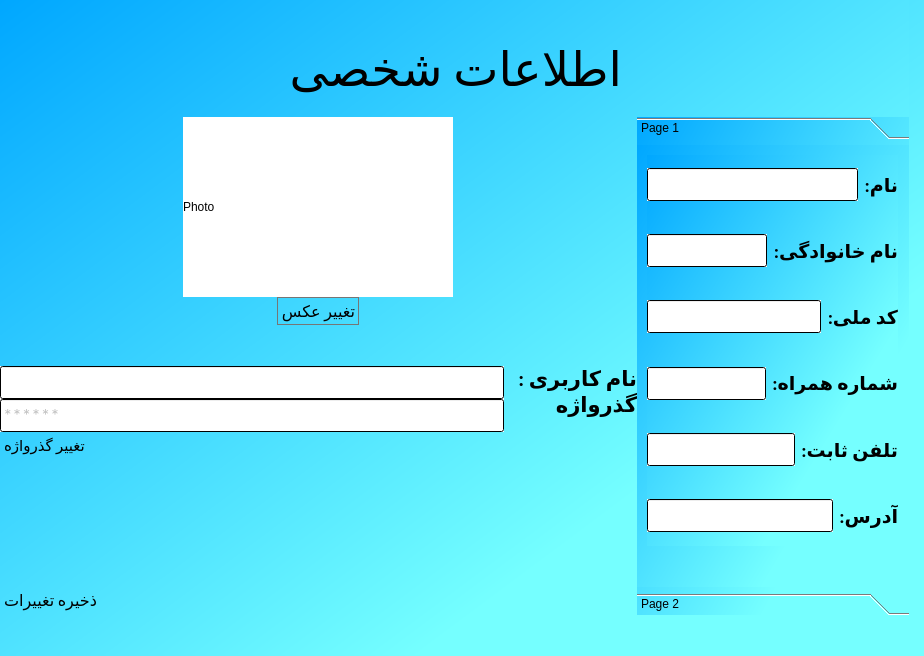
<?xml version="1.0" encoding="UTF-8"?>
<ui version="4.0">
 <class>Profile</class>
 <widget class="QDialog" name="Profile">
  <property name="geometry">
   <rect>
    <x>0</x>
    <y>0</y>
    <width>924</width>
    <height>656</height>
   </rect>
  </property>
  <property name="minimumSize">
   <size>
    <width>924</width>
    <height>656</height>
   </size>
  </property>
  <property name="maximumSize">
   <size>
    <width>924</width>
    <height>656</height>
   </size>
  </property>
  <property name="windowTitle">
   <string>پروفایل</string>
  </property>
  <property name="windowIcon">
   <iconset>
    <normalon>:/files/icons8_change_48px.png</normalon>
   </iconset>
  </property>
  <property name="styleSheet">
   <string notr="true">background-color: qlineargradient(spread:pad, x1:0, y1:0, x2:0.739, y2:0.71, stop:0 rgba(0, 167, 255, 255), stop:1 rgba(117, 255, 255, 255));</string>
  </property>
  <widget class="QWidget" name="layoutWidget">
   <property name="geometry">
    <rect>
     <x>0</x>
     <y>0</y>
     <width>909</width>
     <height>655</height>
    </rect>
   </property>
   <layout class="QHBoxLayout" name="horizontalLayout_10">
    <property name="spacing">
     <number>0</number>
    </property>
    <item>
     <layout class="QVBoxLayout" name="verticalLayout_10">
      <item>
       <spacer name="verticalSpacer_4">
        <property name="orientation">
         <enum>Qt::Vertical</enum>
        </property>
        <property name="sizeType">
         <enum>QSizePolicy::Minimum</enum>
        </property>
        <property name="sizeHint" stdset="0">
         <size>
          <width>20</width>
          <height>40</height>
         </size>
        </property>
       </spacer>
      </item>
      <item>
       <layout class="QHBoxLayout" name="horizontalLayout_7">
        <item>
         <spacer name="horizontalSpacer_8">
          <property name="orientation">
           <enum>Qt::Horizontal</enum>
          </property>
          <property name="sizeHint" stdset="0">
           <size>
            <width>40</width>
            <height>20</height>
           </size>
          </property>
         </spacer>
        </item>
        <item>
         <layout class="QVBoxLayout" name="verticalLayout">
          <item>
           <widget class="QLabel" name="Personalinformation">
            <property name="font">
             <font>
              <family>Calibri</family>
              <pointsize>36</pointsize>
             </font>
            </property>
            <property name="styleSheet">
             <string notr="true">background-color: qlineargradient(spread:pad, x1:0, y1:0, x2:1, y2:1, stop:0 rgba(0, 0, 0, 0), stop:1 rgba(255, 255, 255, 0));</string>
            </property>
            <property name="text">
             <string>اطلاعات شخصی</string>
            </property>
           </widget>
          </item>
         </layout>
        </item>
        <item>
         <spacer name="horizontalSpacer_9">
          <property name="orientation">
           <enum>Qt::Horizontal</enum>
          </property>
          <property name="sizeHint" stdset="0">
           <size>
            <width>40</width>
            <height>20</height>
           </size>
          </property>
         </spacer>
        </item>
       </layout>
      </item>
      <item>
       <spacer name="verticalSpacer_6">
        <property name="orientation">
         <enum>Qt::Vertical</enum>
        </property>
        <property name="sizeType">
         <enum>QSizePolicy::Minimum</enum>
        </property>
        <property name="sizeHint" stdset="0">
         <size>
          <width>20</width>
          <height>18</height>
         </size>
        </property>
       </spacer>
      </item>
      <item>
       <layout class="QHBoxLayout" name="horizontalLayout_8">
        <item>
         <layout class="QHBoxLayout" name="horizontalLayout">
          <item>
           <layout class="QVBoxLayout" name="verticalLayout_9">
            <item>
             <layout class="QVBoxLayout" name="verticalLayout_8">
              <item>
               <layout class="QVBoxLayout" name="verticalLayout_5">
                <item>
                 <layout class="QHBoxLayout" name="horizontalLayout_4">
                  <item>
                   <layout class="QHBoxLayout" name="horizontalLayout_2">
                    <item>
                     <spacer name="horizontalSpacer">
                      <property name="orientation">
                       <enum>Qt::Horizontal</enum>
                      </property>
                      <property name="sizeType">
                       <enum>QSizePolicy::Minimum</enum>
                      </property>
                      <property name="sizeHint" stdset="0">
                       <size>
                        <width>40</width>
                        <height>20</height>
                       </size>
                      </property>
                     </spacer>
                    </item>
                    <item>
                     <widget class="QLabel" name="photoLable">
                      <property name="sizePolicy">
                       <sizepolicy hsizetype="Fixed" vsizetype="Fixed">
                        <horstretch>0</horstretch>
                        <verstretch>0</verstretch>
                       </sizepolicy>
                      </property>
                      <property name="minimumSize">
                       <size>
                        <width>270</width>
                        <height>180</height>
                       </size>
                      </property>
                      <property name="maximumSize">
                       <size>
                        <width>250</width>
                        <height>180</height>
                       </size>
                      </property>
                      <property name="styleSheet">
                       <string notr="true">background-color: qlineargradient(spread:pad, x1:0, y1:0, x2:1, y2:1, stop:0 rgba(255, 255, 255, 255));</string>
                      </property>
                      <property name="text">
                       <string>Photo</string>
                      </property>
                     </widget>
                    </item>
                    <item>
                     <spacer name="horizontalSpacer_2">
                      <property name="orientation">
                       <enum>Qt::Horizontal</enum>
                      </property>
                      <property name="sizeType">
                       <enum>QSizePolicy::Minimum</enum>
                      </property>
                      <property name="sizeHint" stdset="0">
                       <size>
                        <width>40</width>
                        <height>20</height>
                       </size>
                      </property>
                     </spacer>
                    </item>
                   </layout>
                  </item>
                 </layout>
                </item>
                <item>
                 <layout class="QHBoxLayout" name="horizontalLayout_9">
                  <item>
                   <spacer name="horizontalSpacer_4">
                    <property name="orientation">
                     <enum>Qt::Horizontal</enum>
                    </property>
                    <property name="sizeHint" stdset="0">
                     <size>
                      <width>40</width>
                      <height>20</height>
                     </size>
                    </property>
                   </spacer>
                  </item>
                  <item>
                   <widget class="QPushButton" name="pic_change">
                    <property name="font">
                     <font>
                      <family>Calibri</family>
                      <pointsize>12</pointsize>
                     </font>
                    </property>
                    <property name="cursor">
                     <cursorShape>PointingHandCursor</cursorShape>
                    </property>
                    <property name="text">
                     <string>تغییر عکس</string>
                    </property>
                    <property name="icon">
                     <iconset resource="resources.qrc">
                      <normaloff>:/files/icons8_picture_80px.png</normaloff>:/files/icons8_picture_80px.png</iconset>
                    </property>
                    <property name="iconSize">
                     <size>
                      <width>25</width>
                      <height>25</height>
                     </size>
                    </property>
                    <property name="flat">
                     <bool>true</bool>
                    </property>
                   </widget>
                  </item>
                  <item>
                   <spacer name="horizontalSpacer_5">
                    <property name="orientation">
                     <enum>Qt::Horizontal</enum>
                    </property>
                    <property name="sizeHint" stdset="0">
                     <size>
                      <width>40</width>
                      <height>20</height>
                     </size>
                    </property>
                   </spacer>
                  </item>
                 </layout>
                </item>
                <item>
                 <spacer name="verticalSpacer_2">
                  <property name="orientation">
                   <enum>Qt::Vertical</enum>
                  </property>
                  <property name="sizeHint" stdset="0">
                   <size>
                    <width>20</width>
                    <height>40</height>
                   </size>
                  </property>
                 </spacer>
                </item>
               </layout>
              </item>
              <item>
               <layout class="QHBoxLayout" name="horizontalLayout_5">
                <item>
                 <layout class="QVBoxLayout" name="verticalLayout_4">
                  <item>
                   <widget class="QLineEdit" name="usernameLable">
                    <property name="enabled">
                     <bool>false</bool>
                    </property>
                    <property name="font">
                     <font>
                      <family>Calibri</family>
                      <pointsize>14</pointsize>
                     </font>
                    </property>
                    <property name="styleSheet">
                     <string notr="true">background-color: qlineargradient(spread:pad, x1:0, y1:0, x2:1, y2:1, stop:0 rgba(255, 255, 255, 255));</string>
                    </property>
                   </widget>
                  </item>
                  <item>
                   <widget class="QLineEdit" name="passwordLable">
                    <property name="enabled">
                     <bool>false</bool>
                    </property>
                    <property name="font">
                     <font>
                      <family>Calibri</family>
                      <pointsize>14</pointsize>
                     </font>
                    </property>
                    <property name="styleSheet">
                     <string notr="true">background-color: qlineargradient(spread:pad, x1:0, y1:0, x2:1, y2:1, stop:0 rgba(255, 255, 255, 255));</string>
                    </property>
                    <property name="text">
                     <string>******</string>
                    </property>
                   </widget>
                  </item>
                  <item>
                   <layout class="QHBoxLayout" name="horizontalLayout_3">
                    <item>
                     <widget class="QPushButton" name="Chenge_pass">
                      <property name="font">
                       <font>
                        <family>Calibri</family>
                        <pointsize>11</pointsize>
                       </font>
                      </property>
                      <property name="cursor">
                       <cursorShape>PointingHandCursor</cursorShape>
                      </property>
                      <property name="text">
                       <string>تغییر گذرواژه</string>
                      </property>
                      <property name="icon">
                       <iconset resource="resources.qrc">
                        <normaloff>:/files/icons8_password_48px.png</normaloff>:/files/icons8_password_48px.png</iconset>
                      </property>
                      <property name="iconSize">
                       <size>
                        <width>25</width>
                        <height>25</height>
                       </size>
                      </property>
                      <property name="flat">
                       <bool>true</bool>
                      </property>
                     </widget>
                    </item>
                    <item>
                     <spacer name="horizontalSpacer_3">
                      <property name="orientation">
                       <enum>Qt::Horizontal</enum>
                      </property>
                      <property name="sizeHint" stdset="0">
                       <size>
                        <width>40</width>
                        <height>20</height>
                       </size>
                      </property>
                     </spacer>
                    </item>
                   </layout>
                  </item>
                 </layout>
                </item>
                <item>
                 <layout class="QVBoxLayout" name="verticalLayout_7">
                  <item>
                   <widget class="QLabel" name="Email">
                    <property name="font">
                     <font>
                      <family>Calibri</family>
                      <pointsize>16</pointsize>
                      <weight>75</weight>
                      <bold>true</bold>
                     </font>
                    </property>
                    <property name="styleSheet">
                     <string notr="true">background-color: qlineargradient(spread:pad, x1:0, y1:0, x2:1, y2:1, stop:0 rgba(0, 0, 0, 0), stop:1 rgba(255, 255, 255, 0));</string>
                    </property>
                    <property name="text">
                     <string>نام کاربری :   </string>
                    </property>
                   </widget>
                  </item>
                  <item>
                   <widget class="QLabel" name="pass">
                    <property name="font">
                     <font>
                      <family>Calibri</family>
                      <pointsize>16</pointsize>
                      <weight>75</weight>
                      <bold>true</bold>
                     </font>
                    </property>
                    <property name="styleSheet">
                     <string notr="true">background-color: qlineargradient(spread:pad, x1:0, y1:0, x2:1, y2:1, stop:0 rgba(0, 0, 0, 0), stop:1 rgba(255, 255, 255, 0));</string>
                    </property>
                    <property name="text">
                     <string>گذرواژه</string>
                    </property>
                   </widget>
                  </item>
                  <item>
                   <spacer name="verticalSpacer">
                    <property name="orientation">
                     <enum>Qt::Vertical</enum>
                    </property>
                    <property name="sizeHint" stdset="0">
                     <size>
                      <width>20</width>
                      <height>40</height>
                     </size>
                    </property>
                   </spacer>
                  </item>
                 </layout>
                </item>
               </layout>
              </item>
             </layout>
            </item>
            <item>
             <spacer name="verticalSpacer_3">
              <property name="orientation">
               <enum>Qt::Vertical</enum>
              </property>
              <property name="sizeHint" stdset="0">
               <size>
                <width>20</width>
                <height>40</height>
               </size>
              </property>
             </spacer>
            </item>
            <item>
             <layout class="QHBoxLayout" name="horizontalLayout_6">
              <item>
               <widget class="QPushButton" name="save">
                <property name="font">
                 <font>
                  <family>Calibri</family>
                  <pointsize>12</pointsize>
                 </font>
                </property>
                <property name="cursor">
                 <cursorShape>PointingHandCursor</cursorShape>
                </property>
                <property name="text">
                 <string>ذخیره تغییرات</string>
                </property>
                <property name="icon">
                 <iconset resource="resources.qrc">
                  <normaloff>:/files/icons8_save_64px.png</normaloff>:/files/icons8_save_64px.png</iconset>
                </property>
                <property name="iconSize">
                 <size>
                  <width>25</width>
                  <height>25</height>
                 </size>
                </property>
                <property name="flat">
                 <bool>true</bool>
                </property>
               </widget>
              </item>
              <item>
               <spacer name="horizontalSpacer_6">
                <property name="orientation">
                 <enum>Qt::Horizontal</enum>
                </property>
                <property name="sizeHint" stdset="0">
                 <size>
                  <width>40</width>
                  <height>20</height>
                 </size>
                </property>
               </spacer>
              </item>
              <item>
               <spacer name="horizontalSpacer_7">
                <property name="orientation">
                 <enum>Qt::Horizontal</enum>
                </property>
                <property name="sizeHint" stdset="0">
                 <size>
                  <width>40</width>
                  <height>20</height>
                 </size>
                </property>
               </spacer>
              </item>
             </layout>
            </item>
           </layout>
          </item>
          <item>
           <widget class="QToolBox" name="toolBox">
            <property name="maximumSize">
             <size>
              <width>272</width>
              <height>16777215</height>
             </size>
            </property>
            <property name="currentIndex">
             <number>0</number>
            </property>
            <widget class="QWidget" name="page_1">
             <property name="geometry">
              <rect>
               <x>0</x>
               <y>0</y>
               <width>272</width>
               <height>408</height>
              </rect>
             </property>
             <attribute name="label">
              <string>Page 1</string>
             </attribute>
             <widget class="QWidget" name="layoutWidget_2">
              <property name="geometry">
               <rect>
                <x>10</x>
                <y>10</y>
                <width>251</width>
                <height>391</height>
               </rect>
              </property>
              <layout class="QVBoxLayout" name="verticalLayout_6">
               <item>
                <layout class="QHBoxLayout" name="horizontalLayout_17">
                 <item>
                  <widget class="QLineEdit" name="nameLable1">
                   <property name="font">
                    <font>
                     <family>Calibri</family>
                     <pointsize>14</pointsize>
                     <weight>50</weight>
                     <italic>false</italic>
                     <bold>false</bold>
                     <underline>false</underline>
                    </font>
                   </property>
                   <property name="styleSheet">
                    <string notr="true">background-color: qlineargradient(spread:pad, x1:0, y1:0, x2:1, y2:1, stop:0 rgba(255, 255, 255, 255));</string>
                   </property>
                   <property name="text">
                    <string/>
                   </property>
                  </widget>
                 </item>
                 <item>
                  <widget class="QLabel" name="name_2">
                   <property name="font">
                    <font>
                     <family>Calibri</family>
                     <pointsize>14</pointsize>
                     <weight>75</weight>
                     <italic>false</italic>
                     <bold>true</bold>
                     <underline>false</underline>
                     <strikeout>false</strikeout>
                     <stylestrategy>PreferDefault</stylestrategy>
                     <kerning>true</kerning>
                    </font>
                   </property>
                   <property name="styleSheet">
                    <string notr="true">background-color: qlineargradient(spread:pad, x1:0, y1:0, x2:1, y2:1, stop:0 rgba(0, 0, 0, 0), stop:1 rgba(255, 255, 255, 0));</string>
                   </property>
                   <property name="text">
                    <string>نام:</string>
                   </property>
                  </widget>
                 </item>
                </layout>
               </item>
               <item>
                <layout class="QHBoxLayout" name="horizontalLayout_20">
                 <property name="sizeConstraint">
                  <enum>QLayout::SetDefaultConstraint</enum>
                 </property>
                 <property name="leftMargin">
                  <number>0</number>
                 </property>
                 <item>
                  <widget class="QLineEdit" name="nameLable2">
                   <property name="font">
                    <font>
                     <family>Calibri</family>
                     <pointsize>14</pointsize>
                    </font>
                   </property>
                   <property name="styleSheet">
                    <string notr="true">background-color: qlineargradient(spread:pad, x1:0, y1:0, x2:1, y2:1, stop:0 rgba(255, 255, 255, 255));</string>
                   </property>
                  </widget>
                 </item>
                 <item>
                  <widget class="QLabel" name="family_2">
                   <property name="maximumSize">
                    <size>
                     <width>16777215</width>
                     <height>16777215</height>
                    </size>
                   </property>
                   <property name="font">
                    <font>
                     <family>Calibri</family>
                     <pointsize>14</pointsize>
                     <weight>75</weight>
                     <bold>true</bold>
                    </font>
                   </property>
                   <property name="styleSheet">
                    <string notr="true">background-color: qlineargradient(spread:pad, x1:0, y1:0, x2:1, y2:1, stop:0 rgba(0, 0, 0, 0), stop:1 rgba(255, 255, 255, 0));</string>
                   </property>
                   <property name="text">
                    <string>نام خانوادگی:</string>
                   </property>
                  </widget>
                 </item>
                </layout>
               </item>
               <item>
                <layout class="QHBoxLayout" name="horizontalLayout_15">
                 <item>
                  <widget class="QLineEdit" name="idLable">
                   <property name="font">
                    <font>
                     <family>Calibri</family>
                     <pointsize>14</pointsize>
                    </font>
                   </property>
                   <property name="styleSheet">
                    <string notr="true">background-color: qlineargradient(spread:pad, x1:0, y1:0, x2:1, y2:1, stop:0 rgba(255, 255, 255, 255));</string>
                   </property>
                  </widget>
                 </item>
                 <item>
                  <widget class="QLabel" name="ID_2">
                   <property name="font">
                    <font>
                     <family>Calibri</family>
                     <pointsize>14</pointsize>
                     <weight>75</weight>
                     <bold>true</bold>
                    </font>
                   </property>
                   <property name="styleSheet">
                    <string notr="true">background-color: qlineargradient(spread:pad, x1:0, y1:0, x2:1, y2:1, stop:0 rgba(0, 0, 0, 0), stop:1 rgba(255, 255, 255, 0));</string>
                   </property>
                   <property name="text">
                    <string>کد ملی:</string>
                   </property>
                  </widget>
                 </item>
                </layout>
               </item>
               <item>
                <layout class="QHBoxLayout" name="horizontalLayout_14">
                 <item>
                  <widget class="QLineEdit" name="pnumberLable">
                   <property name="font">
                    <font>
                     <family>Calibri</family>
                     <pointsize>14</pointsize>
                    </font>
                   </property>
                   <property name="styleSheet">
                    <string notr="true">background-color: qlineargradient(spread:pad, x1:0, y1:0, x2:1, y2:1, stop:0 rgba(255, 255, 255, 255));</string>
                   </property>
                  </widget>
                 </item>
                 <item>
                  <widget class="QLabel" name="Tell_number_2">
                   <property name="font">
                    <font>
                     <family>Calibri</family>
                     <pointsize>14</pointsize>
                     <weight>75</weight>
                     <bold>true</bold>
                    </font>
                   </property>
                   <property name="styleSheet">
                    <string notr="true">background-color: qlineargradient(spread:pad, x1:0, y1:0, x2:1, y2:1, stop:0 rgba(0, 0, 0, 0), stop:1 rgba(255, 255, 255, 0));</string>
                   </property>
                   <property name="text">
                    <string>شماره همراه:</string>
                   </property>
                  </widget>
                 </item>
                </layout>
               </item>
               <item>
                <layout class="QHBoxLayout" name="horizontalLayout_12">
                 <item>
                  <widget class="QLineEdit" name="lnumberLable">
                   <property name="font">
                    <font>
                     <family>Calibri</family>
                     <pointsize>14</pointsize>
                    </font>
                   </property>
                   <property name="styleSheet">
                    <string notr="true">background-color: qlineargradient(spread:pad, x1:0, y1:0, x2:1, y2:1, stop:0 rgba(255, 255, 255, 255));</string>
                   </property>
                  </widget>
                 </item>
                 <item>
                  <widget class="QLabel" name="Tell_number2_2">
                   <property name="font">
                    <font>
                     <family>Calibri</family>
                     <pointsize>14</pointsize>
                     <weight>75</weight>
                     <bold>true</bold>
                    </font>
                   </property>
                   <property name="styleSheet">
                    <string notr="true">background-color: qlineargradient(spread:pad, x1:0, y1:0, x2:1, y2:1, stop:0 rgba(0, 0, 0, 0), stop:1 rgba(255, 255, 255, 0));</string>
                   </property>
                   <property name="text">
                    <string>تلفن ثابت:</string>
                   </property>
                  </widget>
                 </item>
                </layout>
               </item>
               <item>
                <layout class="QHBoxLayout" name="horizontalLayout_18">
                 <item>
                  <widget class="QLineEdit" name="addressLable">
                   <property name="font">
                    <font>
                     <family>Calibri</family>
                     <pointsize>14</pointsize>
                    </font>
                   </property>
                   <property name="styleSheet">
                    <string notr="true">background-color: qlineargradient(spread:pad, x1:0, y1:0, x2:1, y2:1, stop:0 rgba(255, 255, 255, 255));</string>
                   </property>
                  </widget>
                 </item>
                 <item>
                  <widget class="QLabel" name="Adress_2">
                   <property name="font">
                    <font>
                     <family>Calibri</family>
                     <pointsize>14</pointsize>
                     <weight>75</weight>
                     <bold>true</bold>
                    </font>
                   </property>
                   <property name="styleSheet">
                    <string notr="true">background-color: qlineargradient(spread:pad, x1:0, y1:0, x2:1, y2:1, stop:0 rgba(0, 0, 0, 0), stop:1 rgba(255, 255, 255, 0));</string>
                   </property>
                   <property name="text">
                    <string>آدرس:</string>
                   </property>
                  </widget>
                 </item>
                </layout>
               </item>
              </layout>
             </widget>
            </widget>
            <widget class="QWidget" name="page_2">
             <property name="geometry">
              <rect>
               <x>0</x>
               <y>0</y>
               <width>272</width>
               <height>408</height>
              </rect>
             </property>
             <attribute name="label">
              <string>Page 2</string>
             </attribute>
             <widget class="QWidget" name="layoutWidget_3">
              <property name="geometry">
               <rect>
                <x>10</x>
                <y>10</y>
                <width>285</width>
                <height>391</height>
               </rect>
              </property>
              <layout class="QVBoxLayout" name="verticalLayout_11">
               <item>
                <layout class="QHBoxLayout" name="horizontalLayout_23">
                 <item>
                  <widget class="QLineEdit" name="unitLable">
                   <property name="enabled">
                    <bool>false</bool>
                   </property>
                   <property name="sizePolicy">
                    <sizepolicy hsizetype="Fixed" vsizetype="Fixed">
                     <horstretch>0</horstretch>
                     <verstretch>0</verstretch>
                    </sizepolicy>
                   </property>
                   <property name="font">
                    <font>
                     <family>Calibri</family>
                     <pointsize>14</pointsize>
                    </font>
                   </property>
                   <property name="styleSheet">
                    <string notr="true">background-color: qlineargradient(spread:pad, x1:0, y1:0, x2:1, y2:1, stop:0 rgba(255, 255, 255, 255));</string>
                   </property>
                  </widget>
                 </item>
                 <item>
                  <widget class="QLabel" name="Category_3">
                   <property name="enabled">
                    <bool>true</bool>
                   </property>
                   <property name="font">
                    <font>
                     <family>Calibri</family>
                     <pointsize>14</pointsize>
                     <weight>75</weight>
                     <bold>true</bold>
                    </font>
                   </property>
                   <property name="styleSheet">
                    <string notr="true">background-color: qlineargradient(spread:pad, x1:0, y1:0, x2:1, y2:1, stop:0 rgba(0, 0, 0, 0), stop:1 rgba(255, 255, 255, 0));</string>
                   </property>
                   <property name="text">
                    <string>سمت در شرکت:</string>
                   </property>
                  </widget>
                 </item>
                </layout>
               </item>
               <item>
                <layout class="QHBoxLayout" name="horizontalLayout_21">
                 <item>
                  <widget class="QLineEdit" name="fixedLable">
                   <property name="enabled">
                    <bool>false</bool>
                   </property>
                   <property name="font">
                    <font>
                     <family>Calibri</family>
                     <pointsize>14</pointsize>
                     <weight>50</weight>
                     <italic>false</italic>
                     <bold>false</bold>
                     <underline>false</underline>
                    </font>
                   </property>
                   <property name="styleSheet">
                    <string notr="true">background-color: qlineargradient(spread:pad, x1:0, y1:0, x2:1, y2:1, stop:0 rgba(255, 255, 255, 255));</string>
                   </property>
                   <property name="text">
                    <string/>
                   </property>
                  </widget>
                 </item>
                 <item>
                  <widget class="QLabel" name="name_3">
                   <property name="font">
                    <font>
                     <family>Calibri</family>
                     <pointsize>14</pointsize>
                     <weight>75</weight>
                     <italic>false</italic>
                     <bold>true</bold>
                     <underline>false</underline>
                     <strikeout>false</strikeout>
                     <stylestrategy>PreferDefault</stylestrategy>
                     <kerning>true</kerning>
                    </font>
                   </property>
                   <property name="styleSheet">
                    <string notr="true">background-color: qlineargradient(spread:pad, x1:0, y1:0, x2:1, y2:1, stop:0 rgba(0, 0, 0, 0), stop:1 rgba(255, 255, 255, 0));</string>
                   </property>
                   <property name="text">
                    <string>حقوق ثابت:</string>
                   </property>
                  </widget>
                 </item>
                </layout>
               </item>
               <item>
                <layout class="QHBoxLayout" name="horizontalLayout_22">
                 <property name="sizeConstraint">
                  <enum>QLayout::SetDefaultConstraint</enum>
                 </property>
                 <property name="leftMargin">
                  <number>0</number>
                 </property>
                 <item>
                  <widget class="QLineEdit" name="percentLable">
                   <property name="enabled">
                    <bool>false</bool>
                   </property>
                   <property name="font">
                    <font>
                     <family>Calibri</family>
                     <pointsize>14</pointsize>
                    </font>
                   </property>
                   <property name="styleSheet">
                    <string notr="true">background-color: qlineargradient(spread:pad, x1:0, y1:0, x2:1, y2:1, stop:0 rgba(255, 255, 255, 255));</string>
                   </property>
                  </widget>
                 </item>
                 <item>
                  <widget class="QLabel" name="family_3">
                   <property name="maximumSize">
                    <size>
                     <width>16777215</width>
                     <height>16777215</height>
                    </size>
                   </property>
                   <property name="font">
                    <font>
                     <family>Calibri</family>
                     <pointsize>14</pointsize>
                     <weight>75</weight>
                     <bold>true</bold>
                    </font>
                   </property>
                   <property name="styleSheet">
                    <string notr="true">background-color: qlineargradient(spread:pad, x1:0, y1:0, x2:1, y2:1, stop:0 rgba(0, 0, 0, 0), stop:1 rgba(255, 255, 255, 0));</string>
                   </property>
                   <property name="text">
                    <string>پورسانت:</string>
                   </property>
                  </widget>
                 </item>
                </layout>
               </item>
               <item>
                <layout class="QHBoxLayout" name="horizontalLayout_13">
                 <item>
                  <widget class="QLineEdit" name="variableLable">
                   <property name="enabled">
                    <bool>false</bool>
                   </property>
                   <property name="font">
                    <font>
                     <family>Calibri</family>
                     <pointsize>14</pointsize>
                    </font>
                   </property>
                   <property name="styleSheet">
                    <string notr="true">background-color: qlineargradient(spread:pad, x1:0, y1:0, x2:1, y2:1, stop:0 rgba(255, 255, 255, 255));</string>
                   </property>
                  </widget>
                 </item>
                 <item>
                  <widget class="QLabel" name="Tell_number2_3">
                   <property name="font">
                    <font>
                     <family>Calibri</family>
                     <pointsize>14</pointsize>
                     <weight>75</weight>
                     <bold>true</bold>
                    </font>
                   </property>
                   <property name="styleSheet">
                    <string notr="true">background-color: qlineargradient(spread:pad, x1:0, y1:0, x2:1, y2:1, stop:0 rgba(0, 0, 0, 0), stop:1 rgba(255, 255, 255, 0));</string>
                   </property>
                   <property name="text">
                    <string>حقوق پورسانتی این ماه:</string>
                   </property>
                  </widget>
                 </item>
                </layout>
               </item>
               <item>
                <layout class="QHBoxLayout" name="horizontalLayout_25">
                 <item>
                  <widget class="QLineEdit" name="salaryLable">
                   <property name="enabled">
                    <bool>false</bool>
                   </property>
                   <property name="font">
                    <font>
                     <family>Calibri</family>
                     <pointsize>14</pointsize>
                    </font>
                   </property>
                   <property name="styleSheet">
                    <string notr="true">background-color: qlineargradient(spread:pad, x1:0, y1:0, x2:1, y2:1, stop:0 rgba(255, 255, 255, 255));</string>
                   </property>
                  </widget>
                 </item>
                 <item>
                  <widget class="QLabel" name="Adress_3">
                   <property name="font">
                    <font>
                     <family>Calibri</family>
                     <pointsize>14</pointsize>
                     <weight>75</weight>
                     <bold>true</bold>
                    </font>
                   </property>
                   <property name="styleSheet">
                    <string notr="true">background-color: qlineargradient(spread:pad, x1:0, y1:0, x2:1, y2:1, stop:0 rgba(0, 0, 0, 0), stop:1 rgba(255, 255, 255, 0));</string>
                   </property>
                   <property name="text">
                    <string>حقوق کل این ماه:</string>
                   </property>
                  </widget>
                 </item>
                </layout>
               </item>
               <item>
                <layout class="QHBoxLayout" name="horizontalLayout_16">
                 <item>
                  <widget class="QLineEdit" name="noClient">
                   <property name="enabled">
                    <bool>false</bool>
                   </property>
                   <property name="font">
                    <font>
                     <family>Calibri</family>
                     <pointsize>14</pointsize>
                    </font>
                   </property>
                   <property name="styleSheet">
                    <string notr="true">background-color: qlineargradient(spread:pad, x1:0, y1:0, x2:1, y2:1, stop:0 rgba(255, 255, 255, 255));</string>
                   </property>
                  </widget>
                 </item>
                 <item>
                  <widget class="QLabel" name="ID_3">
                   <property name="font">
                    <font>
                     <family>Calibri</family>
                     <pointsize>14</pointsize>
                     <weight>75</weight>
                     <bold>true</bold>
                    </font>
                   </property>
                   <property name="styleSheet">
                    <string notr="true">background-color: qlineargradient(spread:pad, x1:0, y1:0, x2:1, y2:1, stop:0 rgba(0, 0, 0, 0), stop:1 rgba(255, 255, 255, 0));</string>
                   </property>
                   <property name="text">
                    <string>تعداد مشتری این ماه:</string>
                   </property>
                  </widget>
                 </item>
                </layout>
               </item>
               <item>
                <layout class="QHBoxLayout" name="horizontalLayout_24">
                 <item>
                  <widget class="QLineEdit" name="novacationLable">
                   <property name="enabled">
                    <bool>false</bool>
                   </property>
                   <property name="font">
                    <font>
                     <family>Calibri</family>
                     <pointsize>14</pointsize>
                    </font>
                   </property>
                   <property name="styleSheet">
                    <string notr="true">background-color: qlineargradient(spread:pad, x1:0, y1:0, x2:1, y2:1, stop:0 rgba(255, 255, 255, 255));</string>
                   </property>
                  </widget>
                 </item>
                 <item>
                  <widget class="QLabel" name="Tell_number_3">
                   <property name="font">
                    <font>
                     <family>Calibri</family>
                     <pointsize>14</pointsize>
                     <weight>75</weight>
                     <bold>true</bold>
                    </font>
                   </property>
                   <property name="styleSheet">
                    <string notr="true">background-color: qlineargradient(spread:pad, x1:0, y1:0, x2:1, y2:1, stop:0 rgba(0, 0, 0, 0), stop:1 rgba(255, 255, 255, 0));</string>
                   </property>
                   <property name="text">
                    <string>تعداد مرخصی باقیمانده این ماه:</string>
                   </property>
                  </widget>
                 </item>
                </layout>
               </item>
              </layout>
             </widget>
            </widget>
           </widget>
          </item>
         </layout>
        </item>
       </layout>
      </item>
      <item>
       <spacer name="verticalSpacer_5">
        <property name="orientation">
         <enum>Qt::Vertical</enum>
        </property>
        <property name="sizeType">
         <enum>QSizePolicy::Minimum</enum>
        </property>
        <property name="sizeHint" stdset="0">
         <size>
          <width>20</width>
          <height>40</height>
         </size>
        </property>
       </spacer>
      </item>
     </layout>
    </item>
   </layout>
  </widget>
 </widget>
 <resources>
  <include location="resources.qrc"/>
 </resources>
 <connections/>
</ui>
